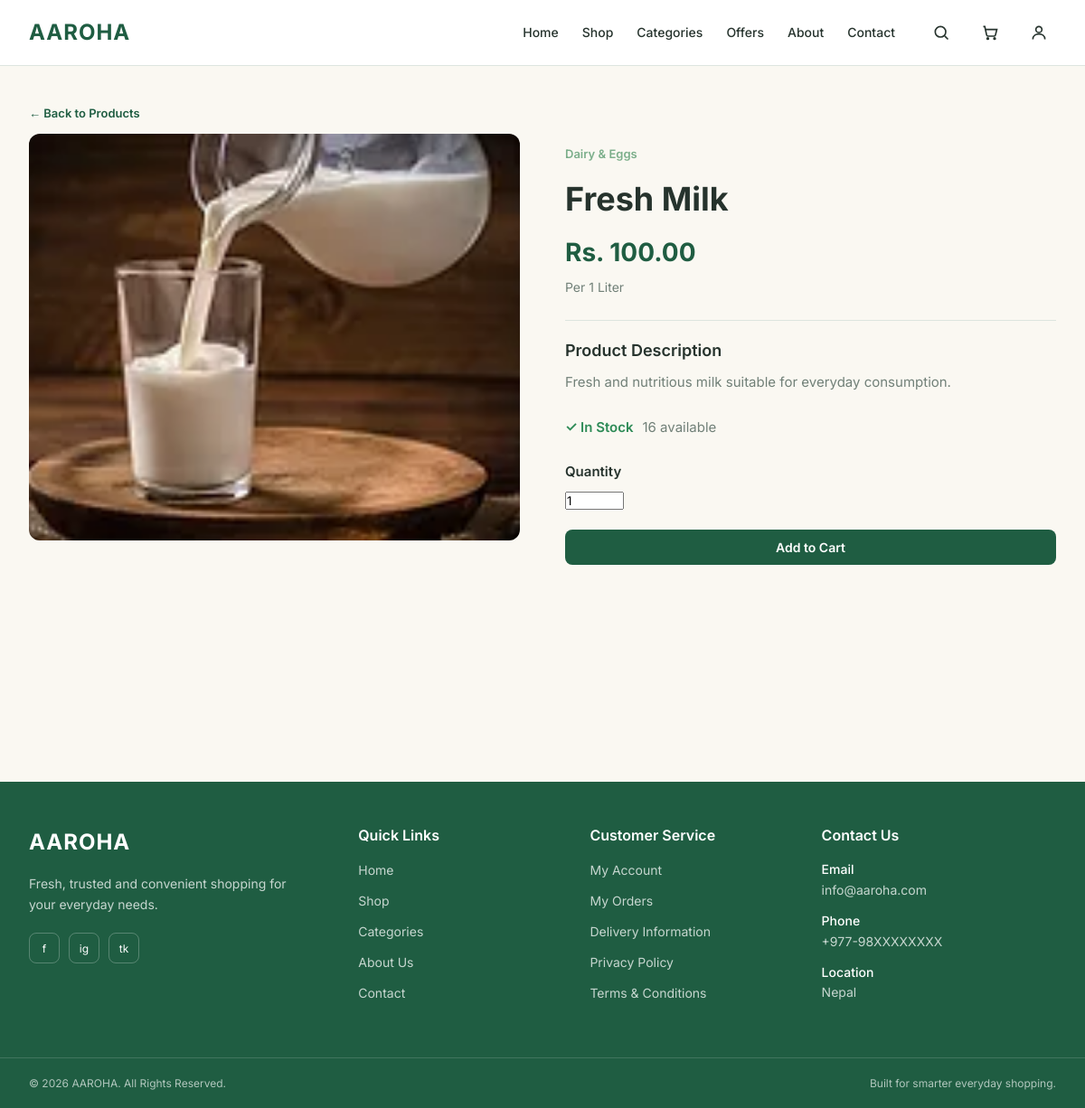
The page /products/1/ on the database its author committed.
### products/models.py (models this page shows, shortened)
class Product(models.Model):
    name = models.CharField(max_length=200)
    category = models.ForeignKey(
        Category,
        on_delete=models.CASCADE,
        related_name='products'
    )
    description = models.TextField()
    price = models.DecimalField(
        max_digits=10,
        decimal_places=2
    )
    unit = models.CharField(
        max_length=50,
        default='piece'
    )
    stock = models.PositiveIntegerField(default=0)
    image = models.ImageField(
        upload_to='products/',
        blank=True,
        null=True
    )
    is_available = models.BooleanField(default=True)
    created_at = models.DateTimeField(auto_now_add=True)
    updated_at = models.DateTimeField(auto_now=True)

class Category(models.Model):
    name = models.CharField(max_length=100)
    description = models.TextField(blank=True)

### products/views.py (the view)
def product_detail(request, pk):
    product = get_object_or_404(
        Product,
        pk=pk,
        is_available=True
    )
    return render(
        request,
        'pages/product_detail.html',
        {'product': product}
    )

### templates/pages/product_detail.html (shortened to what this page needs)
{% extends 'base.html' %}
{% block content %}
<section class="product-detail-section">
    <div class="container">
        <a href="{% url 'products' %}" class="back-link">
            ← Back to Products
        </a>
        <div class="product-detail">
            <div class="product-detail-image">
                {% if product.image %}
                    <img
                        src="{{ product.image.url }}"
                        alt="{{ product.name }}"
                    >
                {% else %}
                    <div class="product-image-placeholder">
                        No Image
                    </div>
                {% endif %}
            </div>
            <div class="product-detail-info">
                <span class="product-category">
                    {{ product.category.name }}
                </span>
                <h1>
                    {{ product.name }}
                </h1>
                <div class="detail-price">
                    Rs. {{ product.price }}
                </div>
                <div class="detail-unit">
                    Per {{ product.unit }}
                </div>
                <div class="detail-description">
                    <h3>
                        Product Description
                    </h3>
                    <p>
                        {{ product.description }}
                    </p>
                </div>
<div class="stock-status">
    {% if product.stock == 0 %}
        <span class="out-of-stock">
            ✕ Out of Stock
        </span>
    {% else %}
        <span class="in-stock">
            ✓ In Stock
        </span>
        <span>
            {{ product.stock }} available
        </span>
    {% endif %}
</div>
                {% if product.stock > 0 %}
                    <form
                        method="POST"
                        action="{% url 'add_to_cart' product.id %}"
                    >
                        <div class="quantity-section">
                            <label for="quantity">
                                Quantity
                            </label>
                            <input
                                type="number"
                                id="quantity"
                                name="quantity"
                                value="1"
                                min="1"
                                max="{{ product.stock }}"
                            >
                        </div>
                        <button
                            type="submit"
                            class="add-cart-button"
                        >
                            Add to Cart
                        </button>
                    </form>
                {% endif %}
            </div>
        </div>
    </div>
</section>
{% endblock %}

### rows shown on the page
Product: image (picture), category.name "Dairy & Eggs", name "Fresh Milk", price "100.00", unit "1 Liter", description "Fresh and nutritious milk suitable for everyday consumption.", stock "16"
